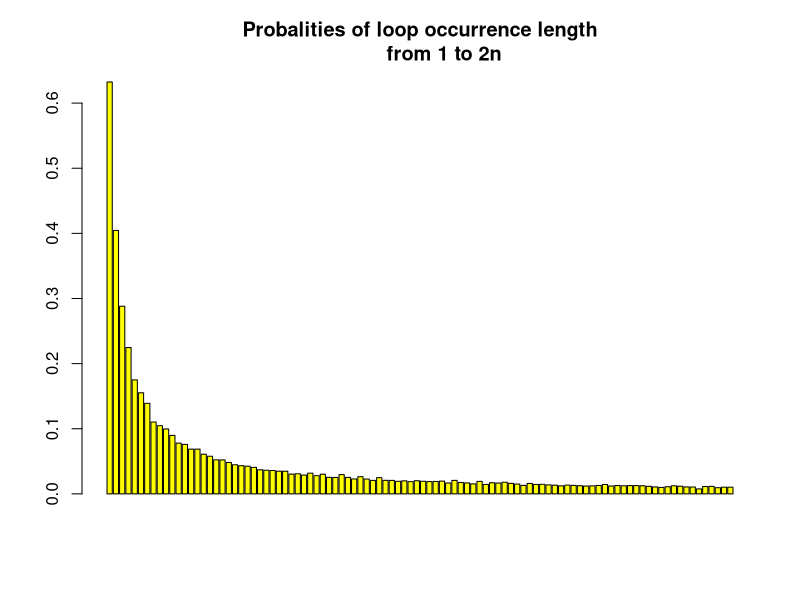

The R source for this figure:
# Group 13: Tongfei Li (s2328507),  Likang Xu (s2295871), Yifan Jin (s2434130)
# github: 
# brief description of what each team member contributed to the project, 
# and roughly what proportion of the work was undertaken by each team member
#

strategy_1 <- function(n, card_num, Prisoner){
  next_box <- Prisoner
  for (i in 1:n){
    if (card_num[next_box] == Prisoner){
      return(T)
      break
    } else next_box = card_num[next_box]
  }
  return(F)
}


strategy_2 <- function(n, card_num, Prisoner){
  # randomly select a box
  next_box <- sample(c(1:(2*n)), size = 1)
  for (i in 1:n){
    if (card_num[next_box] == Prisoner){
      return(T)
      break
    } else next_box = card_num[next_box]
  }
  return(F)
}

strategy_3 <- function(n, card_num, Prisoner){
  prisoner_select = sample(c(1:(2*n)), size = n, replace = FALSE)
  # whether he/she got his card
  if (Prisoner %in% card_num[prisoner_select]){
    return(T)
  }
  return(F)
}

select.strategy <- function(strategy){
  if (strategy == 1){
    strategy = strategy_1
  } 
  else if (strategy == 2){
    strategy = strategy_2
  }
  else {
    strategy = strategy_3
  }
  return(strategy)
}



Pone <- function(n, k, strategy, nreps){
  strategy = select.strategy(strategy)
  correct = 0
  for (j in 1:nreps){
    card_num <- sample(c(1:(2*n)), size = 2*n, replace = FALSE)
    Prisoner <- which(card_num == k)
    
    if (strategy(n, card_num, Prisoner)){
      correct = correct + 1
    }
  }
  return(correct/nreps)
}


#

Pall <- function(n, strategy, nreps){
  strategy = select.strategy(strategy)
  correct = 0
  for (j in 1:nreps){
    card_num <- sample(c(1:(2*n)), size = 2*n, replace = FALSE)
    success = 0
    for (k in 1:(2*n)) {
      Prisoner <- which(card_num == k)
      if (strategy(n, card_num, Prisoner)){
        success = success + 1
      } else {break}
    }
    # success counts the number of success prisoners in the j experiment
    if (success == 2*n){
      correct = correct + 1
    }
  }
  return(correct/nreps)
}



# 

success_prob <- function(n, nreps) {
  cat('Simulated', {nreps}, 'times with', {n}, 'prisoners\n\n')
  for (strategy in 1:3) {
    cat('Strategy ', {strategy}, ':\n', sep = '')
    cat('P(individual success) = ', {Pone(n, 1, strategy, nreps)}, '\n' ,sep = '')
    cat('P(joint success) = ', {Pall(n, strategy, nreps)}, '\n\n' ,sep = '')
  }
}


# Likang write this part





prob_non_zero <- function(a){
  non_zero = rep(0,ncol(a))
  for (k in 1:ncol(a)) {
    non_zero[k] = (length(which(a[,k]!=0)))/nrow(a)
  }
  return(non_zero)
}




dloop <- function(n, nreps){
  # explain what is a 
  a = array(0,dim=c(nreps,2*n))
  for (j in 1:nreps) {
    card_num <- sample(c(1:(2*n)), size = 2*n, replace = FALSE)
    next_box <- card_num[1]
    loop <- c(next_box)
    for (i in 1:(2*n)) {
      # this actually happens only when we find all the loop(s), but we put this at the first for efficiency
      if (sum(card_num)==0){
        break
      }
      else if (card_num[next_box] != which(card_num!=0)[1]){ # card_num[which(card_num!=0)[1] means the index the first non-zero element
        # can't use loop[i+1] = '', since in this cycle, i will increase
        loop = append(loop, card_num[next_box])
        next_box = card_num[next_box]
      } 
      else { # if we got to this point, it means we find a loop, hence we drop the loop from card_num, and add one to a in the position as the length of the loop, after which we set the next_box = the first element of the new card_num, as well as redefine the loop
        loop = append(loop, card_num[next_box])
        card_num[card_num %in% loop] = 0
        next_box <- which(card_num!=0)[1]
        a[j,length(loop)] = a[j,length(loop)] + 1
        loop <- c()
        # cat('card_num',{card_num}, '\nloop', {loop},'\n')
      }
    }
  }
  return(prob_non_zero(a))
}






prob = dloop(5,100)


success_prob(5, 10000)
success_prob(50, 10000)

# write!!!!!!!!!!!!!!!!!!!!!!!!!!!!!!!!!!!!!!!!!!!

print('Include in your comments brief remarks on what is surprising about the results.')

#  probability that there is no loop longer than 50

prob = dloop(50,10000)

barplot(prob, col='yellow', main='Probalities of loop occurrence length
        from 1 to 2n')


1-sum(prob[51:100])






